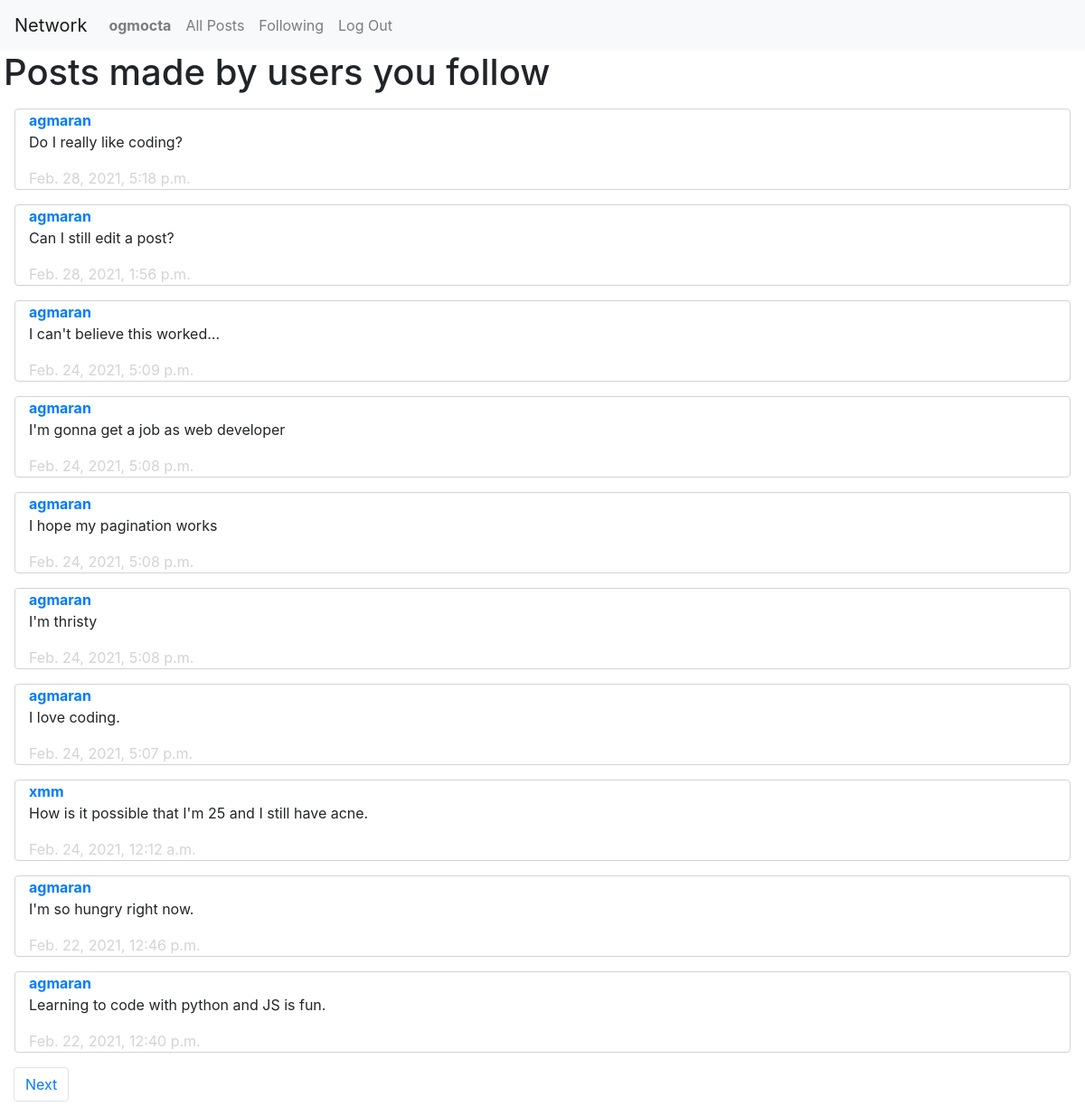
The app's page /1/following (signed in), older data.
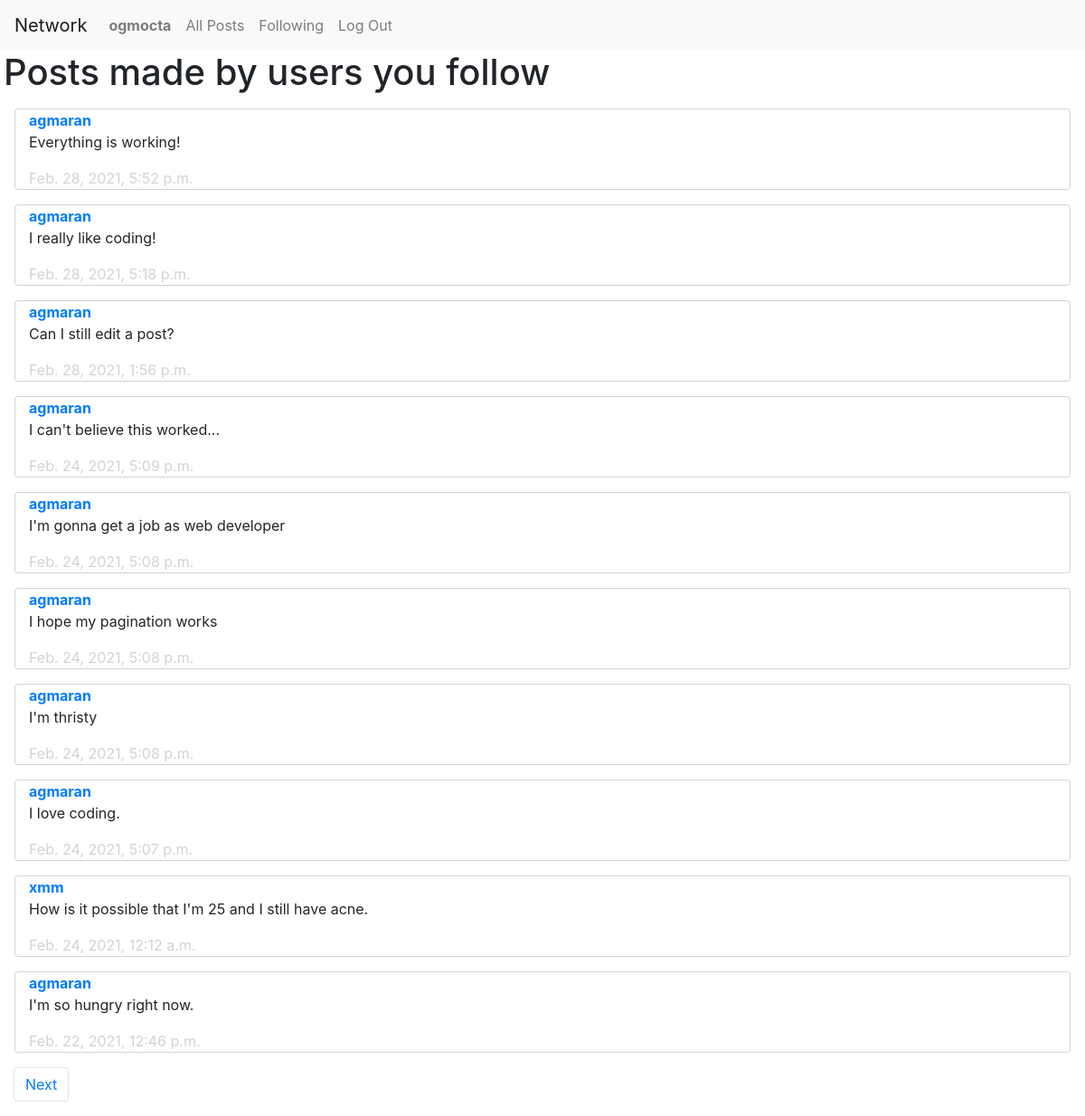
The same page, newer data.
### network/models.py (models this page shows, shortened)
class Post(models.Model):
    poster = models.ForeignKey(
        User, on_delete=models.CASCADE, related_name="my_posts")
    content = models.TextField()
    timestamp = models.DateTimeField(auto_now_add=True)
    likes = models.ManyToManyField(
        User, related_name="liked_posts")

class User(AbstractUser):
    pass

### network/views.py (the view)
# urls.py: path("<int:page_num>/following", views.following, name="following"),
def following(request, page_num):
    follows = Follow.objects.filter(follower=request.user)
    message = ''
    if not follows:
        message = "You don't follow any users."
    following = []
    for follow in follows:
        following.append(follow.following)
    posts = Post.objects.filter(poster__in=following)
    posts = posts.order_by("-timestamp").all()
    post_paginator = Paginator(posts, 10)
    page = post_paginator.get_page(page_num)
    if not posts and follows:
        message = "The users that you follow have not made any posts yet."
    return render(request, "network/following.html", {
        "page": page,
        "message": message
    })

### network/templates/network/following.html (shortened to what this page needs)
{% extends "network/layout.html" %}
{% load static %}
{% block body %}
<h1 class="ml-1">Posts made by users you follow</h1>
<div id="my-posts">
    {% for post in page.object_list %}
    <div data-post={{post.id}} class="container col-12 post">
        <a href="{% url 'profile' 1 post.poster %}"><strong>{{ post.poster }}</strong></a>
        <p>{{post.content}}</p>
        <div class="timestamp">{{post.timestamp}}</div>
    </div>
    {% endfor %}
</div>
<nav aria-label="Page navigation example" class="col-12">
    <ul class="pagination">
        {% if page.has_next %}
        <li class="page-item pointer"><a class="page-link" href="{% url 'following' page.next_page_number %}">Next</a></li>
        {% endif %}
    </ul>
</nav>
{% endblock %}

Row changes from the older to the newer data that the page shows:
no longer on this page (row unchanged): Post: poster "agmaran", content "Learning to code with python and JS is fun.", timestamp "Feb. 22, 2021, 12:40 p.m."
added Post: poster "agmaran", content "Everything is working!", timestamp "Feb. 28, 2021, 5:52 p.m."
changed Post: content "Do I really like coding?" → "I really like coding!"
